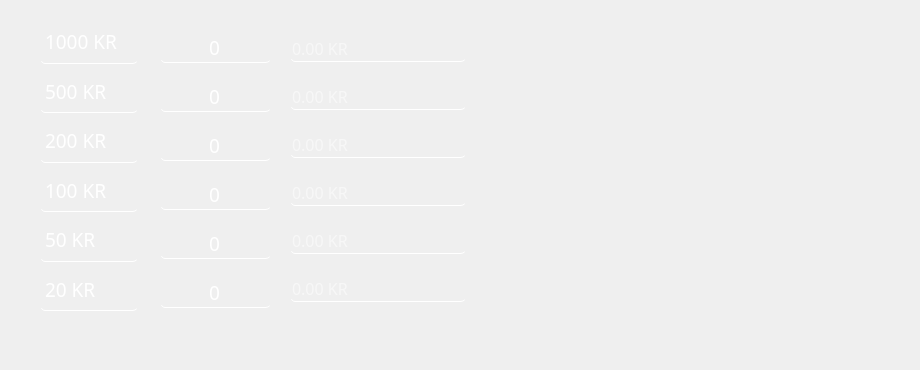
      <widget class="QWidget" name="suede">
       <widget class="QLabel" name="label_51">
        <property name="geometry">
         <rect>
          <x>570</x>
          <y>10</y>
          <width>341</width>
          <height>351</height>
         </rect>
        </property>
        <property name="text">
         <string/>
        </property>
        <property name="pixmap">
         <pixmap>devise/sweden-69.png</pixmap>
        </property>
        <property name="scaledContents">
         <bool>true</bool>
        </property>
       </widget>
       <widget class="QWidget" name="">
        <property name="geometry">
         <rect>
          <x>160</x>
          <y>20</y>
          <width>111</width>
          <height>301</height>
         </rect>
        </property>
        <layout class="QVBoxLayout" name="verticalLayout_18">
         <item>
          <widget class="QLineEdit" name="sd">
           <property name="font">
            <font>
             <family>Mongolian Baiti</family>
             <pointsize>14</pointsize>
            </font>
           </property>
           <property name="styleSheet">
            <string notr="true">color: rgb(255, 255, 255);
border-radius:5px;
background-color:transparent;
border-bottom:1px solid rgb(255, 255, 255);</string>
           </property>
           <property name="text">
            <string>0</string>
           </property>
           <property name="alignment">
            <set>Qt::AlignCenter</set>
           </property>
           <property name="placeholderText">
            <string>Qté.</string>
           </property>
          </widget>
         </item>
         <item>
          <widget class="QLineEdit" name="sd_2">
           <property name="font">
            <font>
             <family>Mongolian Baiti</family>
             <pointsize>14</pointsize>
            </font>
           </property>
           <property name="styleSheet">
            <string notr="true">color: rgb(255, 255, 255);
border-radius:5px;
background-color:transparent;
border-bottom:1px solid rgb(255, 255, 255);</string>
           </property>
           <property name="text">
            <string>0</string>
           </property>
           <property name="alignment">
            <set>Qt::AlignCenter</set>
           </property>
           <property name="placeholderText">
            <string>Qté.</string>
           </property>
          </widget>
         </item>
         <item>
          <widget class="QLineEdit" name="sd_3">
           <property name="font">
            <font>
             <family>Mongolian Baiti</family>
             <pointsize>14</pointsize>
            </font>
           </property>
           <property name="styleSheet">
            <string notr="true">color: rgb(255, 255, 255);
border-radius:5px;
background-color:transparent;
border-bottom:1px solid rgb(255, 255, 255);</string>
           </property>
           <property name="text">
            <string>0</string>
           </property>
           <property name="alignment">
            <set>Qt::AlignCenter</set>
           </property>
           <property name="placeholderText">
            <string>Qté.</string>
           </property>
          </widget>
         </item>
         <item>
          <widget class="QLineEdit" name="sd_4">
           <property name="font">
            <font>
             <family>Mongolian Baiti</family>
             <pointsize>14</pointsize>
            </font>
           </property>
           <property name="styleSheet">
            <string notr="true">color: rgb(255, 255, 255);
border-radius:5px;
background-color:transparent;
border-bottom:1px solid rgb(255, 255, 255);</string>
           </property>
           <property name="text">
            <string>0</string>
           </property>
           <property name="alignment">
            <set>Qt::AlignCenter</set>
           </property>
           <property name="placeholderText">
            <string>Qté.</string>
           </property>
          </widget>
         </item>
         <item>
          <widget class="QLineEdit" name="sd_5">
           <property name="font">
            <font>
             <family>Mongolian Baiti</family>
             <pointsize>14</pointsize>
            </font>
           </property>
           <property name="styleSheet">
            <string notr="true">color: rgb(255, 255, 255);
border-radius:5px;
background-color:transparent;
border-bottom:1px solid rgb(255, 255, 255);</string>
           </property>
           <property name="text">
            <string>0</string>
           </property>
           <property name="alignment">
            <set>Qt::AlignCenter</set>
           </property>
           <property name="placeholderText">
            <string>Qté.</string>
           </property>
          </widget>
         </item>
         <item>
          <widget class="QLineEdit" name="sd_6">
           <property name="font">
            <font>
             <family>Mongolian Baiti</family>
             <pointsize>14</pointsize>
            </font>
           </property>
           <property name="styleSheet">
            <string notr="true">color: rgb(255, 255, 255);
border-radius:5px;
background-color:transparent;
border-bottom:1px solid rgb(255, 255, 255);</string>
           </property>
           <property name="text">
            <string>0</string>
           </property>
           <property name="alignment">
            <set>Qt::AlignCenter</set>
           </property>
           <property name="placeholderText">
            <string>Qté.</string>
           </property>
          </widget>
         </item>
        </layout>
       </widget>
       <widget class="QWidget" name="">
        <property name="geometry">
         <rect>
          <x>290</x>
          <y>20</y>
          <width>176</width>
          <height>301</height>
         </rect>
        </property>
        <layout class="QVBoxLayout" name="verticalLayout_36">
         <item>
          <widget class="QLineEdit" name="sf">
           <property name="font">
            <font>
             <family>Mongolian Baiti</family>
             <pointsize>12</pointsize>
            </font>
           </property>
           <property name="styleSheet">
            <string notr="true">color: rgb(255, 255, 255);
border-radius:5px;
background-color:transparent;
border-bottom:1px solid rgb(255, 255, 255);</string>
           </property>
           <property name="text">
            <string/>
           </property>
           <property name="readOnly">
            <bool>true</bool>
           </property>
           <property name="placeholderText">
            <string>0.00 KR</string>
           </property>
          </widget>
         </item>
         <item>
          <widget class="QLineEdit" name="sf_2">
           <property name="font">
            <font>
             <family>Mongolian Baiti</family>
             <pointsize>12</pointsize>
            </font>
           </property>
           <property name="styleSheet">
            <string notr="true">color: rgb(255, 255, 255);
border-radius:5px;
background-color:transparent;
border-bottom:1px solid rgb(255, 255, 255);</string>
           </property>
           <property name="text">
            <string/>
           </property>
           <property name="readOnly">
            <bool>true</bool>
           </property>
           <property name="placeholderText">
            <string>0.00 KR</string>
           </property>
          </widget>
         </item>
         <item>
          <widget class="QLineEdit" name="sf_3">
           <property name="font">
            <font>
             <family>Mongolian Baiti</family>
             <pointsize>12</pointsize>
            </font>
           </property>
           <property name="styleSheet">
            <string notr="true">color: rgb(255, 255, 255);
border-radius:5px;
background-color:transparent;
border-bottom:1px solid rgb(255, 255, 255);</string>
           </property>
           <property name="text">
            <string/>
           </property>
           <property name="readOnly">
            <bool>true</bool>
           </property>
           <property name="placeholderText">
            <string>0.00 KR</string>
           </property>
          </widget>
         </item>
         <item>
          <widget class="QLineEdit" name="sf_4">
           <property name="font">
            <font>
             <family>Mongolian Baiti</family>
             <pointsize>12</pointsize>
            </font>
           </property>
           <property name="styleSheet">
            <string notr="true">color: rgb(255, 255, 255);
border-radius:5px;
background-color:transparent;
border-bottom:1px solid rgb(255, 255, 255);</string>
           </property>
           <property name="text">
            <string/>
           </property>
           <property name="readOnly">
            <bool>true</bool>
           </property>
           <property name="placeholderText">
            <string>0.00 KR</string>
           </property>
          </widget>
         </item>
         <item>
          <widget class="QLineEdit" name="sf_5">
           <property name="font">
            <font>
             <family>Mongolian Baiti</family>
             <pointsize>12</pointsize>
            </font>
           </property>
           <property name="styleSheet">
            <string notr="true">color: rgb(255, 255, 255);
border-radius:5px;
background-color:transparent;
border-bottom:1px solid rgb(255, 255, 255);</string>
           </property>
           <property name="text">
            <string/>
           </property>
           <property name="readOnly">
            <bool>true</bool>
           </property>
           <property name="placeholderText">
            <string>0.00 KR</string>
           </property>
          </widget>
         </item>
         <item>
          <widget class="QLineEdit" name="sf_6">
           <property name="font">
            <font>
             <family>Mongolian Baiti</family>
             <pointsize>12</pointsize>
            </font>
           </property>
           <property name="styleSheet">
            <string notr="true">color: rgb(255, 255, 255);
border-radius:5px;
background-color:transparent;
border-bottom:1px solid rgb(255, 255, 255);</string>
           </property>
           <property name="text">
            <string/>
           </property>
           <property name="readOnly">
            <bool>true</bool>
           </property>
           <property name="placeholderText">
            <string>0.00 KR</string>
           </property>
          </widget>
         </item>
        </layout>
       </widget>
       <widget class="QWidget" name="">
        <property name="geometry">
         <rect>
          <x>40</x>
          <y>20</y>
          <width>98</width>
          <height>291</height>
         </rect>
        </property>
        <layout class="QVBoxLayout" name="verticalLayout_37">
         <item>
          <widget class="QLabel" name="label_106">
           <property name="font">
            <font>
             <family>Mongolian Baiti</family>
             <pointsize>14</pointsize>
            </font>
           </property>
           <property name="styleSheet">
            <string notr="true">color: rgb(255, 255, 255);
border-radius:5px;
background-color:transparent;
border-bottom:1px solid rgb(255, 255, 255);</string>
           </property>
           <property name="text">
            <string>1000 KR</string>
           </property>
          </widget>
         </item>
         <item>
          <widget class="QLabel" name="label_107">
           <property name="font">
            <font>
             <family>Mongolian Baiti</family>
             <pointsize>14</pointsize>
            </font>
           </property>
           <property name="styleSheet">
            <string notr="true">color: rgb(255, 255, 255);
border-radius:5px;
background-color:transparent;
border-bottom:1px solid rgb(255, 255, 255);</string>
           </property>
           <property name="text">
            <string>500 KR</string>
           </property>
          </widget>
         </item>
         <item>
          <widget class="QLabel" name="label_105">
           <property name="font">
            <font>
             <family>Mongolian Baiti</family>
             <pointsize>14</pointsize>
            </font>
           </property>
           <property name="styleSheet">
            <string notr="true">color: rgb(255, 255, 255);
border-radius:5px;
background-color:transparent;
border-bottom:1px solid rgb(255, 255, 255);</string>
           </property>
           <property name="text">
            <string>200 KR</string>
           </property>
          </widget>
         </item>
         <item>
          <widget class="QLabel" name="label_110">
           <property name="font">
            <font>
             <family>Mongolian Baiti</family>
             <pointsize>14</pointsize>
            </font>
           </property>
           <property name="styleSheet">
            <string notr="true">color: rgb(255, 255, 255);
border-radius:5px;
background-color:transparent;
border-bottom:1px solid rgb(255, 255, 255);</string>
           </property>
           <property name="text">
            <string>100 KR</string>
           </property>
          </widget>
         </item>
         <item>
          <widget class="QLabel" name="label_109">
           <property name="font">
            <font>
             <family>Mongolian Baiti</family>
             <pointsize>14</pointsize>
            </font>
           </property>
           <property name="styleSheet">
            <string notr="true">color: rgb(255, 255, 255);
border-radius:5px;
background-color:transparent;
border-bottom:1px solid rgb(255, 255, 255);</string>
           </property>
           <property name="text">
            <string>50 KR</string>
           </property>
          </widget>
         </item>
         <item>
          <widget class="QLabel" name="label_108">
           <property name="font">
            <font>
             <family>Mongolian Baiti</family>
             <pointsize>14</pointsize>
            </font>
           </property>
           <property name="styleSheet">
            <string notr="true">color: rgb(255, 255, 255);
border-radius:5px;
background-color:transparent;
border-bottom:1px solid rgb(255, 255, 255);</string>
           </property>
           <property name="text">
            <string>20 KR</string>
           </property>
          </widget>
         </item>
        </layout>
       </widget>
      </widget>
